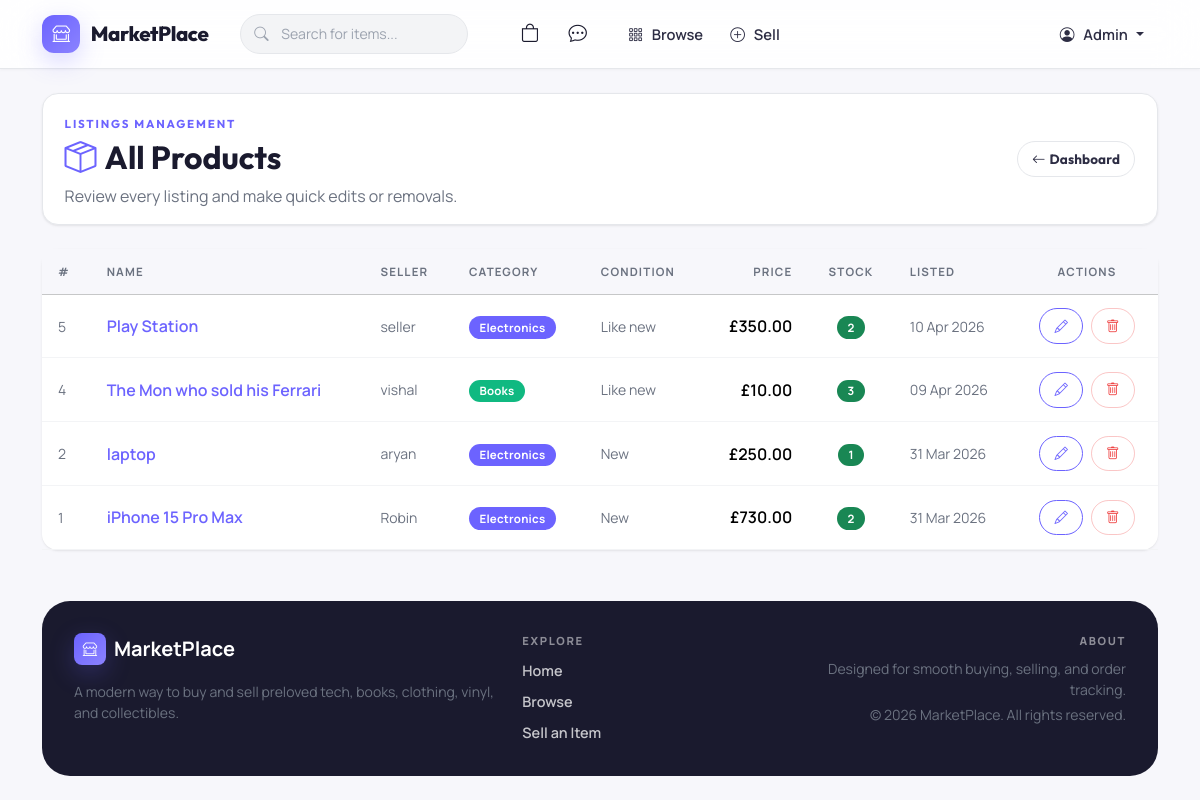
/admin/products.php (signed in), run on the app's committed database.
### tables this page shows
CREATE TABLE `products` (
  `id` int(11) NOT NULL,
  `name` varchar(150) NOT NULL,
  `description` text DEFAULT NULL,
  `price` decimal(10,2) NOT NULL,
  `image_url` varchar(255) DEFAULT NULL,
  `category` varchar(100) DEFAULT NULL,
  `condition` varchar(50) DEFAULT NULL,
  `stock` int(11) DEFAULT 1,
  `seller_id` int(11) DEFAULT NULL,
  `created_at` timestamp NOT NULL DEFAULT current_timestamp()
);

CREATE TABLE `users` (
  `id` int(11) NOT NULL,
  `name` varchar(100) NOT NULL,
  `email` varchar(100) NOT NULL,
  `password` varchar(255) NOT NULL,
  `is_admin` tinyint(1) DEFAULT 0,
  `created_at` timestamp NOT NULL DEFAULT current_timestamp()
);

### admin/products.php (the view, shortened to what this page needs)
<?php
require_once '../db/conn.php';
$res = mysqli_query($conn,
    "SELECT p.id, p.name, p.price, p.category, p.condition, p.stock, p.created_at, u.name AS seller_name
     FROM products p
     JOIN users u ON u.id = p.seller_id
     ORDER BY p.created_at DESC");
$products = [];
if ($res) {
    while ($row = mysqli_fetch_assoc($res)) {
        $products[] = $row;
    }
}
?>
<?php require_once '../includes/header.php'; ?>
<div class="page-intro page-intro--compact mb-4 d-flex align-items-center justify-content-between flex-wrap gap-2">
    <div>
        <span class="page-intro__eyebrow">Listings management</span>
        <h2 class="fw-bold mb-2"><i class="bi bi-box-seam me-2 text-primary"></i>All Products</h2>
        <p class="mb-0 text-muted">Review every listing and make quick edits or removals.</p>
    </div>
    <a href="/marketplace/admin/index.php" class="btn btn-outline-secondary btn-sm">
        <i class="bi bi-arrow-left me-1"></i>Dashboard
    </a>
</div>
<div class="card border-0 shadow-sm table-card">
    <div class="card-body p-0">
        <div class="table-responsive">
            <table class="table table-hover align-middle mb-0">
                <thead class="table-light">
                    <tr>
                        <th>#</th>
                        <th>Name</th>
                        <th>Seller</th>
                        <th>Category</th>
                        <th>Condition</th>
                        <th class="text-end">Price</th>
                        <th class="text-center">Stock</th>
                        <th>Listed</th>
                        <th class="text-center">Actions</th>
                    </tr>
                </thead>
                <tbody>
                    <?php if (empty($products)): ?>
                    <tr><td colspan="9" class="text-center text-muted py-4">No products found.</td></tr>
                    <?php else: ?>
                    <?php foreach ($products as $p): ?>
                    <tr>
                        <td class="text-muted small"><?= (int)$p['id'] ?></td>
                        <td>
                            <a href="/marketplace/product.php?id=<?= (int)$p['id'] ?>" target="_blank"
                               class="text-decoration-none fw-semibold">
                                <?= htmlspecialchars($p['name']) ?>
                            </a>
                        </td>
                        <td class="small"><?= htmlspecialchars($p['seller_name']) ?></td>
                        <td>
                            <span class="badge rounded-pill badge-<?= strtolower($p['category']) ?> text-white">
                                <?= ucfirst($p['category']) ?>
                            </span>
                        </td>
                        <td class="small"><?= ucfirst($p['condition']) ?></td>
                        <td class="text-end fw-semibold">&pound;<?= number_format($p['price'], 2) ?></td>
                        <td class="text-center">
                            <span class="badge bg-<?= $p['stock'] > 0 ? 'success' : 'danger' ?>">
                                <?= (int)$p['stock'] ?>
                            </span>
                        </td>
                        <td class="small text-muted"><?= date('d M Y', strtotime($p['created_at'])) ?></td>
                        <td class="text-center">
                            <a href="/marketplace/admin/edit_product.php?id=<?= (int)$p['id'] ?>"
                               class="btn btn-sm btn-outline-primary me-1">
                                <i class="bi bi-pencil"></i>
                            </a>
                            <form method="POST" action="" class="d-inline"
                                  data-confirm="Delete '<?= htmlspecialchars($p['name']) ?>'? This cannot be undone.">
                                <button type="submit" class="btn btn-sm btn-outline-danger">
                                    <i class="bi bi-trash"></i>
                                </button>
                            </form>
                        </td>
                    </tr>
                    <?php endforeach; ?>
                    <?php endif; ?>
                </tbody>
            </table>
        </div>
    </div>
</div>
<?php require_once '../includes/footer.php'; ?>

### css/style.css (style rules this page uses)
:root { --primary: #6C63FF; --primary-dark: #5A52D5; --primary-darker: #4840B0; --primary-light: #8B83FF; --primary-soft: rgba(108, 99, 255, 0.08); --primary-glow: rgba(108, 99, 255, 0.18); --accent: #FF6B6B; --accent-dark: #E05555; --accent-soft: rgba(255, 107, 107, 0.1); --bg: #F7F7FB; --bg-warm: #FAFAFF; --surface: #FFFFFF; --ink: #1A1A2E; --ink-light: #2D2D44; --muted: #6B7280; --muted-light: #9CA3AF; --line: #E5E7EB; --line-soft: #F3F4F6; --success: #10B981; --success-soft: #D1FAE5; --warning: #F59E0B; --warning-soft: #FEF3C7; --danger: #EF4444; --danger-soft: #FEE2E2; --info: #3B82F6; --info-soft: #DBEAFE; --shadow-xs: 0 1px 2px rgba(0, 0, 0, 0.04); --shadow-sm: 0 1px 3px rgba(0, 0, 0, 0.06), 0 1px 2px rgba(0, 0, 0, 0.04); --shadow: 0 4px 12px rgba(0, 0, 0, 0.06); --shadow-md: 0 6px 20px rgba(0, 0, 0, 0.07); --shadow-lg: 0 12px 40px rgba(0, 0, 0, 0.08); --shadow-primary: 0 8px 24px rgba(108, 99, 255, 0.25); --radius-xs: 8px; --radius-sm: 12px; --radius: 16px; --radius-lg: 20px; --radius-xl: 28px; --radius-full: 999px; --font-body: "Manrope", -apple-system, BlinkMacSystemFont, "Segoe UI", sans-serif; --font-display: "Outfit", -apple-system, BlinkMacSystemFont, "Segoe UI", sans-serif; --transition: 0.2s ease; --transition-slow: 0.35s ease; }
html { scroll-behavior: smooth; }
body.site-body { display: flex; flex-direction: column; min-height: 100vh; margin: 0; font-family: var(--font-body); color: var(--ink); background: var(--bg); -webkit-font-smoothing: antialiased; }
h1, h2, h3, h4, h5, h6, .navbar-brand, .btn, .page-intro__eyebrow, .category-chip { font-family: var(--font-display); }
a { color: var(--primary); transition: color var(--transition); }
.text-primary { color: var(--primary) !important; }
.text-muted, .small, small { color: var(--muted) !important; }
.btn { border-radius: var(--radius-full); padding: 0.62rem 1.3rem; font-weight: 700; font-size: 0.9rem; letter-spacing: 0.01em; border-width: 1.5px; transition: all var(--transition); }
.btn-outline-primary { color: var(--primary); border-color: var(--primary); background: transparent; }
.btn-outline-secondary { color: var(--ink-light); border-color: var(--line); background: var(--surface); }
.btn-outline-danger { color: var(--danger); border-color: rgba(239, 68, 68, 0.3); }
.btn-sm { padding: 0.42rem 0.9rem; font-size: 0.84rem; }
.card { border: 1px solid var(--line); border-radius: var(--radius); background: var(--surface); box-shadow: var(--shadow-sm); transition: box-shadow var(--transition-slow), transform var(--transition-slow); }
.shadow-sm { box-shadow: var(--shadow-sm) !important; }
.filter-panel, .form-surface, .summary-card, .table-card, .auth-card, .product-summary-card, .review-form-card, .review-card { background: var(--surface); }
.page-intro { display: flex; align-items: end; justify-content: space-between; gap: 1rem; padding: 1.15rem 1.35rem; border: 1px solid var(--line); border-radius: var(--radius); background: var(--surface); box-shadow: var(--shadow-sm); }
.page-intro--compact { padding: 1rem 1.35rem; }
.page-intro__eyebrow { display: inline-block; margin-bottom: 0.35rem; font-size: 0.72rem; font-weight: 700; letter-spacing: 0.16em; text-transform: uppercase; color: var(--primary); }
.table-responsive { border-radius: inherit; }
.table { --bs-table-bg: transparent; --bs-table-border-color: var(--line-soft); margin-bottom: 0; }
.table thead th { padding: 0.85rem 1rem; font-size: 0.72rem; letter-spacing: 0.1em; text-transform: uppercase; color: var(--muted); background: var(--bg); font-weight: 700; border-bottom-width: 1px; }
.table tbody td, .table tfoot td { padding: 0.85rem 1rem; vertical-align: middle; }
.table-hover tbody tr { transition: background var(--transition); }
.badge { border-radius: var(--radius-full); padding: 0.35rem 0.65rem; font-weight: 700; font-size: 0.72rem; letter-spacing: 0.02em; }
.badge-electronics { background: #6C63FF; }
.badge-books { background: #10B981; }
@media (prefers-reduced-motion: no-preference) { .card { animation: rise-in 0.4s ease both; } }

### data on the page
products: id "5", name "Play Station", seller.name "seller", category "Electronics", condition "Like new", price "350.00", stock "2", created_at "10 Apr 2026"
products: id "4", name "The Mon who sold his Ferrari", seller.name "vishal", category "Books", condition "Like new", price "10.00", stock "3", created_at "09 Apr 2026"
products: id "2", name "laptop", seller.name "aryan", category "Electronics", condition "New", price "250.00", stock "1", created_at "31 Mar 2026"
products: id "1", name "iPhone 15 Pro Max", seller.name "Robin", category "Electronics", condition "New", price "730.00", stock "2", created_at "31 Mar 2026"

### other printed values
$_SESSION['user_name'] "Admin"
